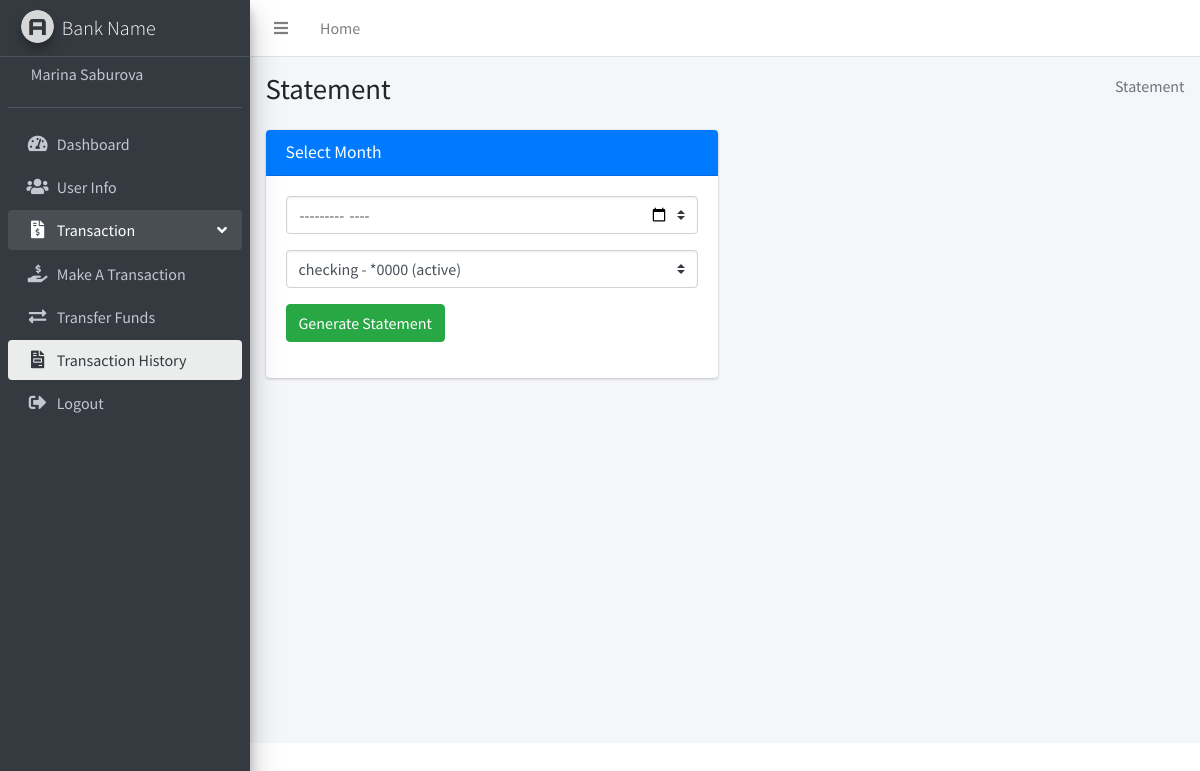
The page /customer/Pages/transaction-history.php (signed in) on the database its author committed.
### tables this page shows
CREATE TABLE `customer` (
  `customerID` int(10) UNSIGNED ZEROFILL NOT NULL,
  `firstName` varchar(30) NOT NULL,
  `lastName` varchar(30) NOT NULL,
  `username` varchar(20) NOT NULL,
  `email` varchar(60) NOT NULL,
  `phone` char(10) DEFAULT NULL,
  `addr` varchar(60) DEFAULT NULL,
  `password` varchar(60) NOT NULL,
  `pin` char(4) NOT NULL,
  `dateCreated` timestamp NOT NULL DEFAULT current_timestamp(),
  `status` varchar(15) NOT NULL DEFAULT 'active'
);

CREATE TABLE `account` (
  `acctNum` int(10) UNSIGNED ZEROFILL NOT NULL,
  `acctType` varchar(10) NOT NULL,
  `balance` decimal(14,2) NOT NULL,
  `dateCreated` timestamp NOT NULL DEFAULT current_timestamp(),
  `customerID` int(10) UNSIGNED ZEROFILL NOT NULL,
  `status` varchar(20) NOT NULL DEFAULT 'pending'
);

### db-functions.php (called while the page is built, shortened)
<?php
$db = new mysqli('localhost', 'root', '', 'bankproject');
function getCustomerData($customer)
{
    global $db;
    $query = "SELECT * FROM customer WHERE customerID = '$customer'";
    $result = $db->query($query);
    $num_results = $result->num_rows;
    if ($num_results == 0) {
        return 'Customer has not been found.';
    } elseif ($num_results != 1) {
        return 'Error.';
    } else {
        $data = $result->fetch_assoc();
        return $data;
    }
}
function getAccountOptions($customer)
{
    global $db;
    $query = "SELECT `acctNum` FROM `account` WHERE `customerID` = '$customer' AND (`status` = 'active' OR `status` = 'closed')";
    $result = $db->query($query);
    $accts = array();
    while ($row = $result->fetch_assoc()) {
        $accts[] = $row['acctNum'];
    }
    return $accts;
}
function getAccountType($acctNum)
{
    global $db;
    $query = "SELECT acctType FROM account WHERE acctNum = '$acctNum'";
    $result = $db->query($query);
    $num_results = $result->num_rows;
    if ($num_results != 1) {
        echo 'Error.';
    } else {
        $row = $result->fetch_assoc();
        return $row['acctType'];
    }
}

### customer/Pages/transaction-history.php (the view, shortened to what this page needs)
<?php
$title = "Statement";
include '../view/header.php';
include '../view/navigation.php';
?>
<section class="content">
  <div class="container-fluid">
    <div class="row">
      <div class="col-md-6">
        <div class="card card-primary">
          <div class="card-header">
            <h3 class="card-title">Select Month</h3>
          </div>
          <div class="card-body">
            <div class="pick">
              <form action="statement.php" method="get">
                <div class="form-group">
                  <input type="month" name="month" id="month" class="form-control custom-select" required />
                </div>
                <div class="form-group">
                  <select id="acctNum" name="acctNum" class="form-control custom-select" required>
                    <?php
                    $accts = getAccountOptions($customer);
                    foreach ($accts as $acctNum)
                      echo '<option value="' . $acctNum . '">' . getAccountType($acctNum) . ' - *' . getFourDigits($acctNum) . ' (' . getAccountStatus($acctNum) .  ')</option>';
                    ?> </select>
                </div>
                <div class="form-group">
                  <button type="submit" name="submit" class="btn btn-success">Generate Statement</button>
                </div>
              </form>
            </div>
          </div>
        </div>
      </div>
    </div>
  </div>
  <br />
</section>
<?php include '../view/footer.php'; ?>

### customer/view/navigation.php (shortened to what this page needs)
<div class="wrapper">
    <nav class="main-header navbar navbar-expand navbar-white navbar-light">
        <ul class="navbar-nav">
            <li class="nav-item">
                <a class="nav-link" data-widget="pushmenu" href="#" role="button"><i class="fas fa-bars"></i></a>
            </li>
            <li class="nav-item d-none d-sm-inline-block">
                <a href="../Pages/dashboard.php" class="nav-link">Home</a>
            </li>
        </ul>
    </nav>
    <aside class="main-sidebar sidebar-dark-primary elevation-4">
        <a href="../Pages/dashboard.php" class="brand-link">
            <img src="../dist/img/AdminLTELogo.png" alt="AdminLTE Logo" class="brand-image img-circle elevation-3" style="opacity: .8">
            <span class="brand-text font-weight-light">Bank Name</span>
        </a>
        <div class="sidebar">
            <div class="user-panel mt-3 pb-3 mb-3 d-flex">
                <div class="image">
                </div>
                <div class="info">
                    <a href="../Pages/dashboard.php" class="d-block ">
                        <?php $data = getCustomerData($customer);
                        echo $data['firstName'] . ' ' . $data['lastName'] ?>
                    </a>
                </div>
            </div>
            <nav class="mt-2">
                <ul class="nav nav-pills nav-sidebar flex-column" data-widget="treeview" role="menu" data-accordion="false">
                    <?php
                    $current = basename($_SERVER['PHP_SELF']);
                    $dashboard_class = "nav-link";
                    $users_class = "nav-link";
                    $transaction_class = "nav-link";
                    $transaction_nav = 'nav-item';
                    $bank_trans_class = "nav-link";
                    $trans_history_class = 'nav-link';
                    $bank_transfer_class = 'nav-link';
                    if ($current == 'transaction-history.php') {
                        $trans_history_class = 'nav-link active';
                        $transaction_nav = 'nav-item menu-open';
                    }
                    ?>
                    <li class="nav-item">
                        <a href="../Pages/dashboard.php" class="<?php echo $dashboard_class ?>">
                            <i class="nav-icon fas fa-tachometer-alt"></i>
                            <p>
                                Dashboard
                            </p>
                        </a>
                    </li>
                    <li class="nav-item">
                        <a href="../Pages/users.php" class="<?php echo $users_class ?>">
                            <i class="nav-icon fas fa-users"></i>
                            <p>
                                User Info
                            </p>
                        </a>
                    </li>
                    <li class="<?php echo $transaction_nav ?>">
                        <a href="#" class="<?php echo $transaction_class ?>">
                            <i class="nav-icon fas fa-regular fa-file-invoice-dollar"></i>
                            <p>
                                Transaction
                                <i class="right fas fa-angle-left"></i>
                            </p>
                        </a>
                        <ul class="nav nav-treeview">
                            <li class="nav-item">
                                <a href="bank-transaction.php" class="<?php echo $bank_trans_class ?>">
                                    <i class="nav-icon fas fa-regular fa-hand-holding-usd"></i>
                                    <p>
                                        Make A Transaction
                                    </p>
                                </a>
                            </li>
                            <li class="nav-item">
                                <a href="make-transfer.php" class="<?php echo $bank_transfer_class ?>">
                                    <i class="nav-icon fas fa-regular fa-exchange-alt"></i>
                                    <p>
                                        Transfer Funds
                                    </p>
                                </a>
                            </li>
                            <li class="nav-item">
                                <a href="transaction-history.php" class="<?php echo $trans_history_class ?>">
                                    <i class="nav-icon fas fa-solid fa-file-invoice"></i>
                                    <p>
                                        Transaction History
                                    </p>
                                </a>
                            </li>
                        </ul>
                    </li>
                    <li class="nav-item">
                        <a href="../functions/logout.php" class="nav-link">
                            <i class="nav-icon fas fa-sign-out-alt"></i>
                            <p>
                                Logout
                            </p>
                        </a>
                    </li>
                </ul>
            </nav>
        </div>
    </aside>
    <div class="content-wrapper">
        <div class="content-header">
            <div class="container-fluid">
                <div class="row mb-2">
                    <div class="col-sm-6">
                        <h1 class="m-0"><?php echo $title ?></h1>
                    </div>
                    <div class="col-sm-6">
                        <ol class="breadcrumb float-sm-right">
                            <li class="breadcrumb-item active"><?php echo $title ?></li>
                        </ol>
                    </div>
                </div>
            </div>
        </div>

### rows shown on the page
customer: firstName "Marina", lastName "Saburova"
account: acctNum "checking - *0000 (active)"

### other values the page prints
$title "Statement"
